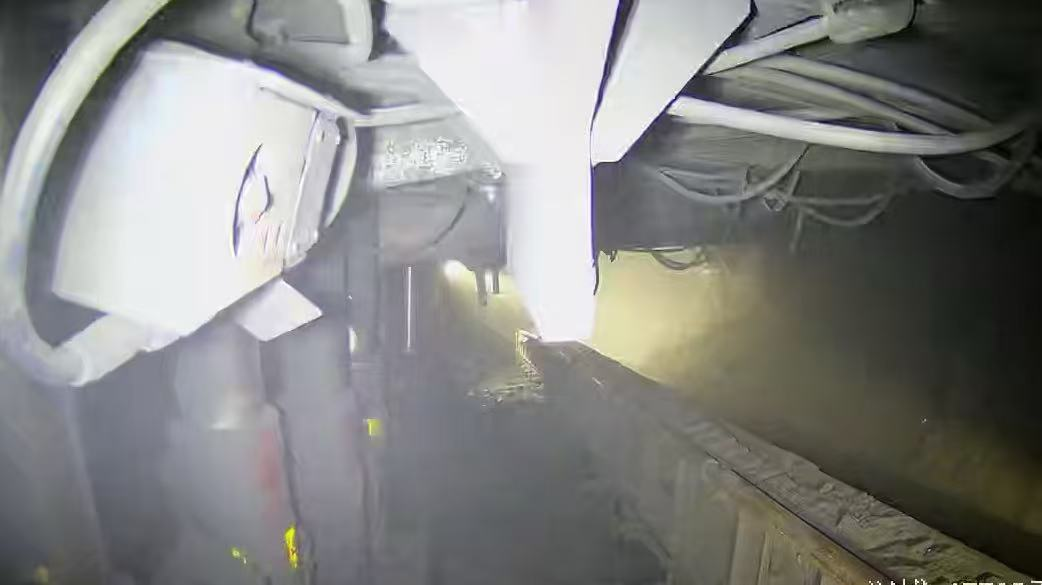
#> input picture data/221.jpeg, 1042 x 585 px
$ python -i eval_vis_metric.py   (imports and definitions only)   (older library calls are emulated)
#> lines starting #> are read from the running program, lines starting #| are printed output that depends on the picture; after the words box and inside, x2 and y2 are one past the last pixel; in counts of white or black regions, pixels touching at a corner belong together
"""
Compute the composite Visibility proxy score (Vis) defined in the paper §3.3:

    Vis = 0.20*C~ + 0.10*E~ + 0.20*B~ + 0.25*(1 - G~) + 0.25*SNR~

where each sub-metric is normalised to [0,1] using the range observed across
all images in the provided directories so that results are comparable.
Sub-metrics:
    C~   normalised local-contrast (Michelson over 15×15 window)
    E~   normalised Shannon entropy (8-bit histogram)
    B~   normalised mean luminance (Y = 0.299R + 0.587G + 0.114B)
    G~   normalised glare ratio (fraction of pixels above 0.95 max-channel)
    SNR~ normalised gradient signal-to-noise ratio
         (mean Sobel magnitude / std of |Laplacian| in flat regions)

Replaces the original dark-channel metric D~ (biased toward DCP) and
Laplacian-variance sharpness S~ (inflated by noise-amplifying methods).

Usage:
    # Single-directory (no reference):
    python tools/eval_vis_metric.py \
        --dirs lucidmine=experiment/infer/lucidmine \
               clahe=experiment/infer/clahe \
               input=experiment/infer/input \
        --output_csv experiment/eval/vis_results.csv

    # With paired reference (for full-reference metrics too):
    python tools/eval_vis_metric.py \
        --dirs lucidmine=... input=... \
        --ref_dir /path/to/targets \
        --output_csv experiment/eval/vis_results.csv
"""
import argparse
import csv
import glob
import math
import os
from collections import defaultdict

import cv2
import numpy as np
from PIL import Image


# ---------- raw sub-metrics (unnormalised) ----------

def michelson_contrast(gray_f32, win=15):
    """Mean local Michelson contrast over non-overlapping win×win patches."""
    h, w = gray_f32.shape
    vals = []
    for y in range(0, h - win + 1, win):
        for x in range(0, w - win + 1, win):
            patch = gray_f32[y:y+win, x:x+win]
            lo, hi = patch.min(), patch.max()
            denom = lo + hi
            vals.append((hi - lo) / denom if denom > 1e-6 else 0.0)
    return float(np.mean(vals)) if vals else 0.0


def shannon_entropy(gray_u8):
    hist, _ = np.histogram(gray_u8, bins=256, range=(0, 256))
    hist = hist[hist > 0].astype(np.float64)
    hist /= hist.sum()
    return float(-(hist * np.log2(hist)).sum())


def mean_luminance(rgb_f32):
    """Mean scene brightness (BT.601 luma Y)."""
    Y = 0.299 * rgb_f32[:, :, 0] + 0.587 * rgb_f32[:, :, 1] + 0.114 * rgb_f32[:, :, 2]
    return float(Y.mean())


def gradient_snr(gray_f32):
    """Gradient signal-to-noise ratio: mean Sobel magnitude / std of |Laplacian| in flat regions."""
    gray_u8 = (gray_f32 * 255).clip(0, 255).astype(np.uint8)
    sobelx = cv2.Sobel(gray_u8, cv2.CV_64F, 1, 0, ksize=3)
    sobely = cv2.Sobel(gray_u8, cv2.CV_64F, 0, 1, ksize=3)
    grad_mag = np.sqrt(sobelx ** 2 + sobely ** 2)
    edge_mean = float(grad_mag.mean())
    lap = cv2.Laplacian(gray_u8, cv2.CV_64F)
    flat_threshold = float(np.percentile(grad_mag, 33))
    flat_mask = grad_mag < flat_threshold
    if flat_mask.sum() > 100:
        noise_std = float(np.abs(lap[flat_mask]).std())
    else:
        noise_std = 1.0
    return edge_mean / (noise_std + 1e-6)


def glare_ratio(rgb_f32, threshold=0.95):
    """Fraction of pixels where max channel > threshold."""
    return float((rgb_f32.max(axis=2) > threshold).mean())


# [27 lines left out: functions laplacian_sharpness, psnr_np, ssim_np, not called in this run]


# ---------- per-image compute ----------

def compute_raw(image_path):
#> called with image_path = '../data/221.jpeg'
    img = Image.open(image_path).convert("RGB")
#> img is the input picture: PIL image 1042x585 RGB; mean R, G, B 132.1, 132.7, 130.8
    rgb = np.asarray(img, dtype=np.float32) / 255.0
    gray_f32 = 0.299 * rgb[:, :, 0] + 0.587 * rgb[:, :, 1] + 0.114 * rgb[:, :, 2]
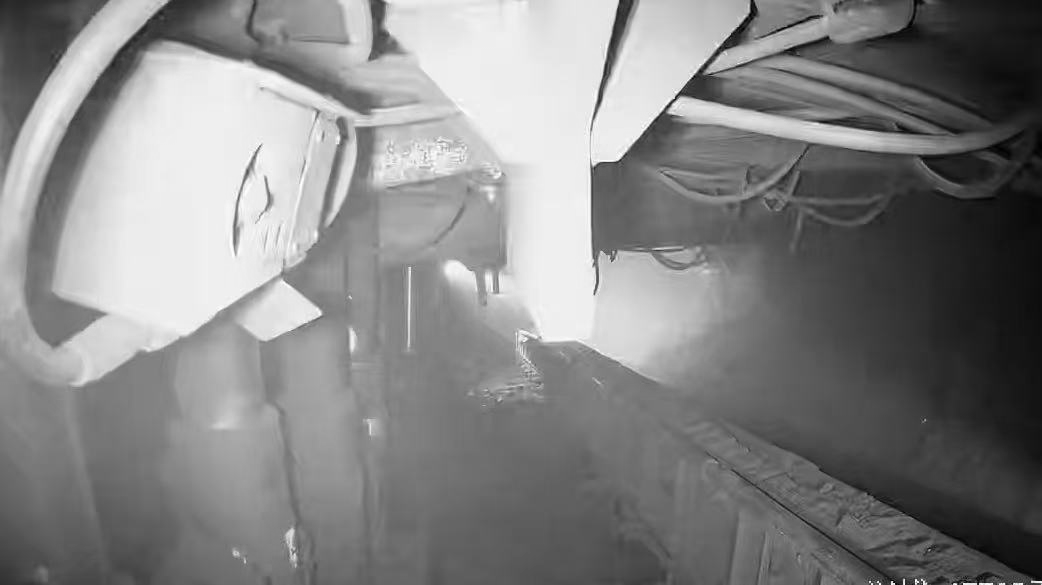
#> gray_f32: shape (585, 1042) float32; min 0.00224, max 1, mean 0.519
    gray_u8  = (gray_f32 * 255).clip(0, 255).astype(np.uint8)
    return {
        "contrast":     michelson_contrast(gray_f32),
        "entropy":      shannon_entropy(gray_u8),
        "luminance":    mean_luminance(rgb),
        "glare":        glare_ratio(rgb),
        "gradient_snr": gradient_snr(gray_f32),
    }
#> after the loop in michelson_contrast, `for y in range(0, h - win + 1, win):`: vals = 2691 values, max 0.995 at index 118, min 0 at index 375, mean 0.164
#> in shannon_entropy, `hist, _ = np.histogram(gray_u8, bins=256, range=(0, 256))`: hist = 256 values, max 14751 at index 239, min 3 at index 0, mean 2381.1
#> in shannon_entropy, `hist /= hist.sum()`: hist = 256 values, max 0.0242 at index 239, min 4.92e-06 at index 0, mean 0.00391
#> in gradient_snr, `sobelx = cv2.Sobel(gray_u8, cv2.CV_64F, 1, 0, ksize=3)`:
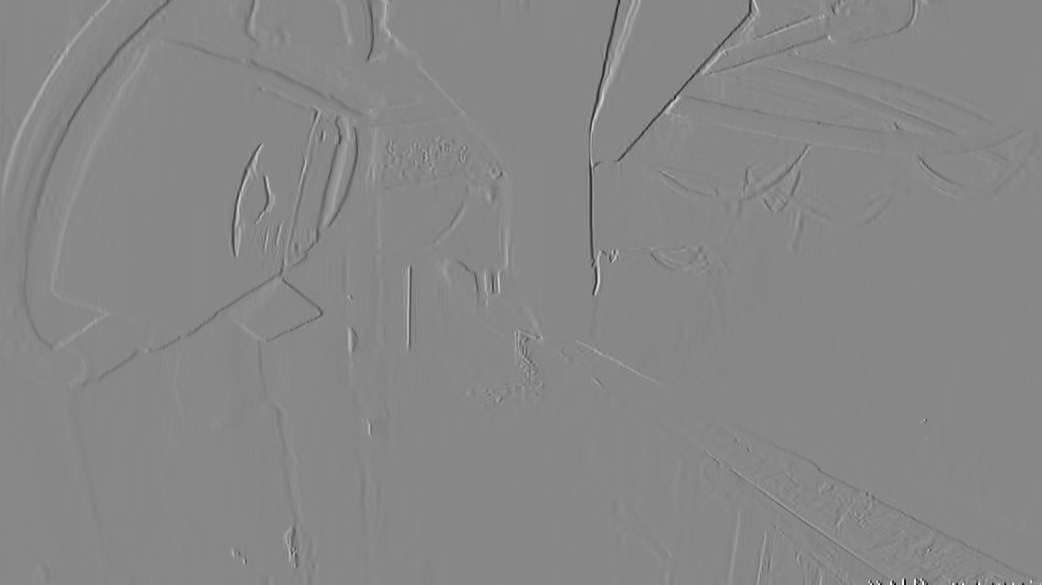
#> sobelx: shape (585, 1042) float64; min -918, max 808, mean -0.8; drawn with min black and max white
#> in gradient_snr, `sobely = cv2.Sobel(gray_u8, cv2.CV_64F, 0, 1, ksize=3)`:
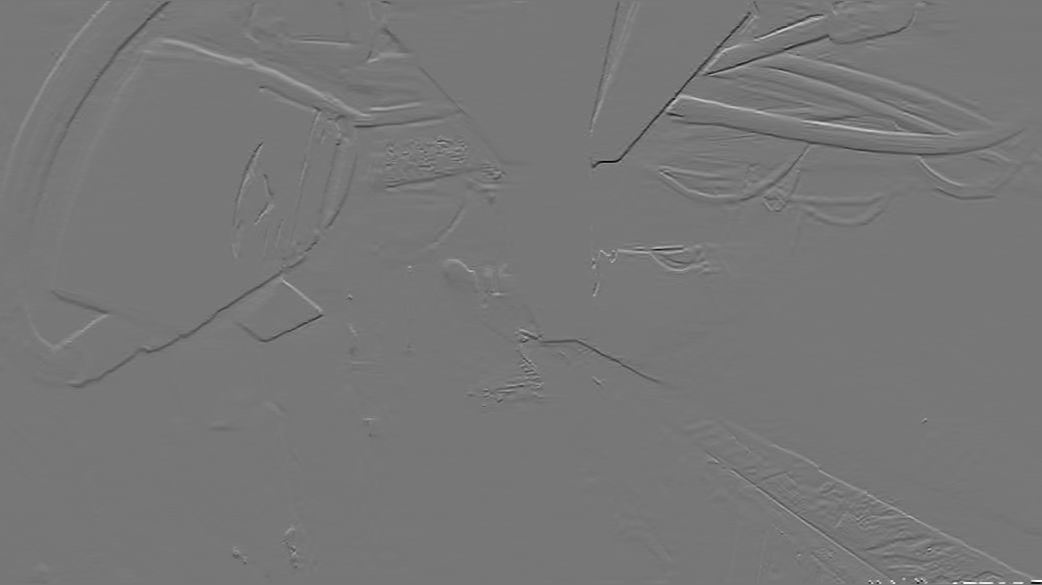
#> sobely: shape (585, 1042) float64; min -791, max 893, mean -0.6; drawn with min black and max white
#> in gradient_snr, `grad_mag = np.sqrt(sobelx ** 2 + sobely ** 2)`:
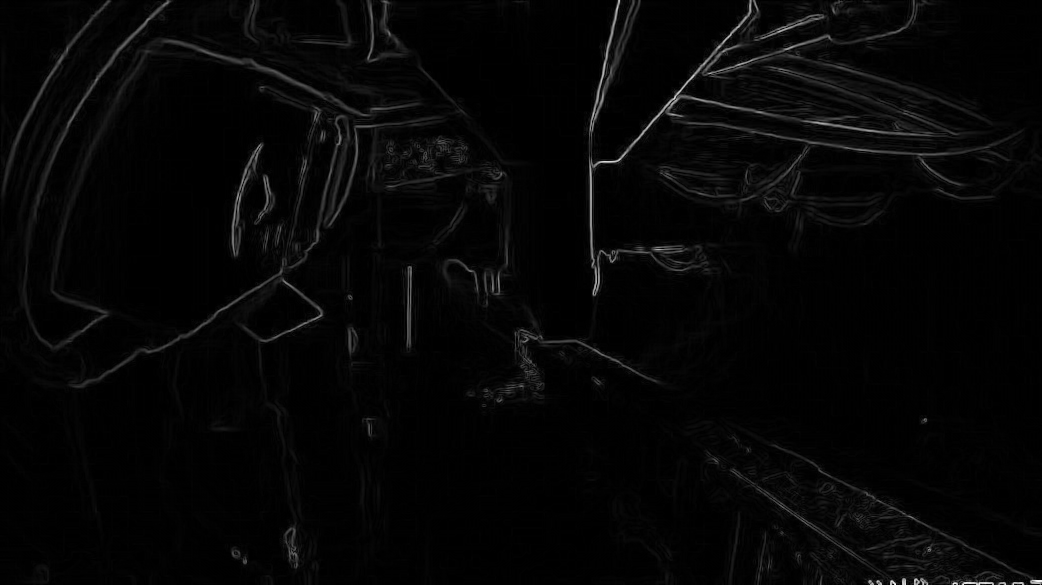
#> grad_mag: shape (585, 1042) float64; min 0, max 918, mean 21.9; drawn with min black and max white
#> in gradient_snr, `edge_mean = float(grad_mag.mean())`: edge_mean = 21.91
#> in gradient_snr, `flat_threshold = float(np.percentile(grad_mag, 33))`: flat_threshold = 4
#> in gradient_snr, `flat_mask = grad_mag < flat_threshold`:
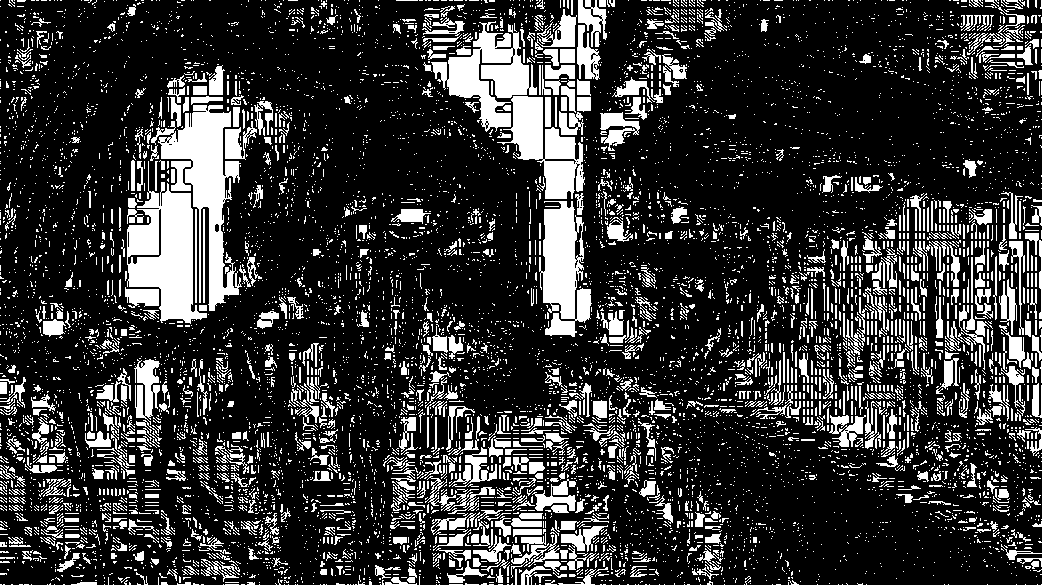
#> flat_mask: shape (585, 1042) bool; 20.7% white; 8762 white regions (7810 under 20 px), largest, box (x1, y1, x2, y2) and area: (151, 105, 242, 311) 6571, (127, 161, 207, 324) 6527, (431, 21, 537, 132) 4881
#> in gradient_snr, `noise_std = float(np.abs(lap[flat_mask]).std())`: noise_std = 1.69


# ---------- normalise across all images ----------

# [122 lines left out: functions normalise_records, list_images, main, not called in this run]


# [2 lines not run here, left out]

>>> result = compute_raw('../data/221.jpeg')
#> result = {'contrast': 0.164, 'entropy': 7.66, 'luminance': 0.519, 'glare': 0.0175, 'gradient_snr': 12.97}

$ run again, on data/224.jpeg
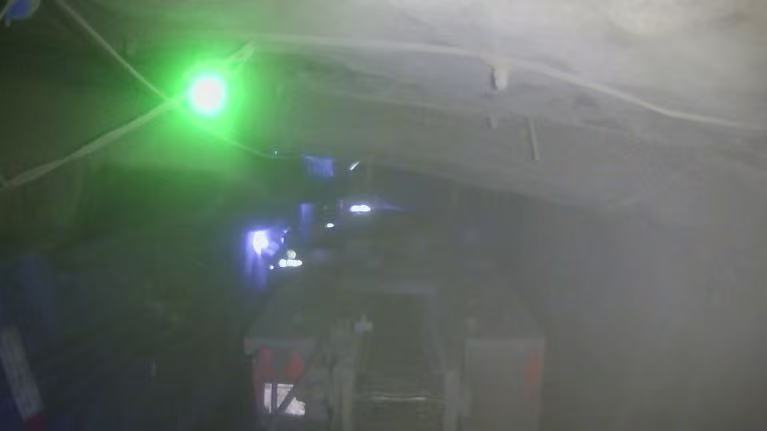
#> input picture data/224.jpeg, 767 x 431 px
#> in compute_raw, img is the input picture: PIL image 767x431 RGB; mean R, G, B 98.4, 111.2, 100.7
#> after the loop in michelson_contrast, `for y in range(0, h - win + 1, win):`: vals = 1428 values, max 0.542 at index 786, min 0 at index 797, mean 0.0659
#> in shannon_entropy, `hist, _ = np.histogram(gray_u8, bins=256, range=(0, 256))`: hist = 256 values, max 8210 at index 95, min 0 at index 0, mean 1291.3
#> in shannon_entropy, `hist = hist[hist > 0].astype(np.float64)`: hist = 221 values, max 8210 at index 63, min 1 at index 220, mean 1495.8
#> in shannon_entropy, `hist /= hist.sum()`: hist = 221 values, max 0.0248 at index 63, min 3.03e-06 at index 220, mean 0.00452
#> in gradient_snr, `grad_mag = np.sqrt(sobelx ** 2 + sobely ** 2)`:
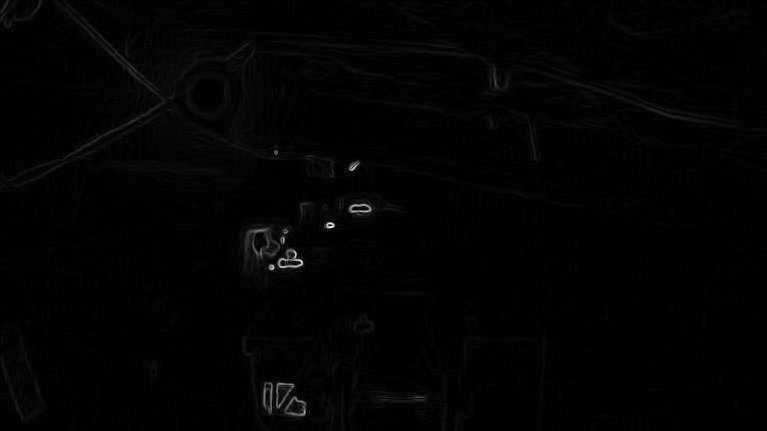
#> grad_mag: shape (431, 767) float64; min 0, max 612.2, mean 8.2; drawn with min black and max white
#> edge_mean = 8.16
#> flat_threshold = 4
#> in gradient_snr, `flat_mask = grad_mag < flat_threshold`:
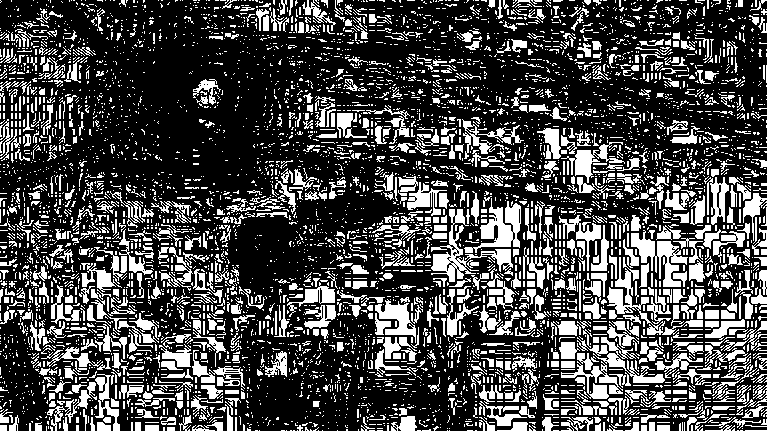
#> flat_mask: shape (431, 767) bool; 28.1% white; 5785 white regions (4913 under 20 px), largest, box (x1, y1, x2, y2) and area: (431, 209, 513, 282) 1438, (464, 198, 521, 253) 1277, (631, 230, 688, 287) 1228
#> noise_std = 0.976
#> result = {'contrast': 0.0659, 'entropy': 7.11, 'luminance': 0.417, 'glare': 0.0141, 'gradient_snr': 8.37}

$ run again, on data/225.jpeg
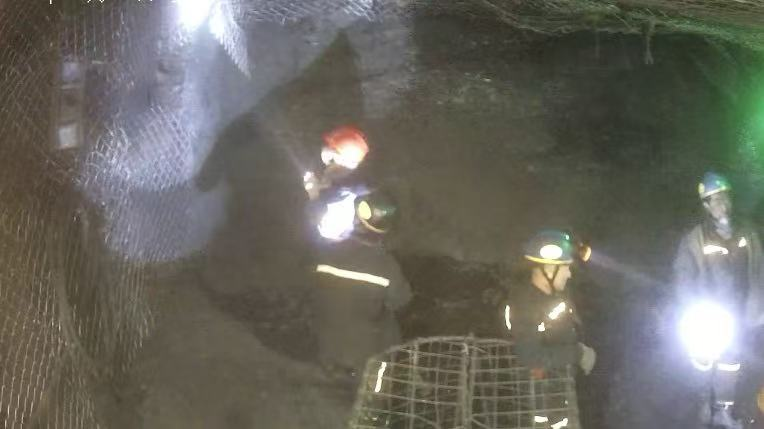
#> input picture data/225.jpeg, 764 x 429 px
#> in compute_raw, img is the input picture: PIL image 764x429 RGB; mean R, G, B 104.4, 102.9, 94.8
#> after the loop in michelson_contrast, `for y in range(0, h - win + 1, win):`: vals = 1400 values, max 0.739 at index 3, min 0.00197 at index 1147, mean 0.175
#> in shannon_entropy, `hist, _ = np.histogram(gray_u8, bins=256, range=(0, 256))`: hist = 256 values, max 7724 at index 88, min 0 at index 0, mean 1280.3
#> in shannon_entropy, `hist = hist[hist > 0].astype(np.float64)`: hist = 220 values, max 7724 at index 52, min 3 at index 0, mean 1489.8
#> in shannon_entropy, `hist /= hist.sum()`: hist = 220 values, max 0.0236 at index 52, min 9.15e-06 at index 0, mean 0.00455
#> in gradient_snr, `grad_mag = np.sqrt(sobelx ** 2 + sobely ** 2)`:
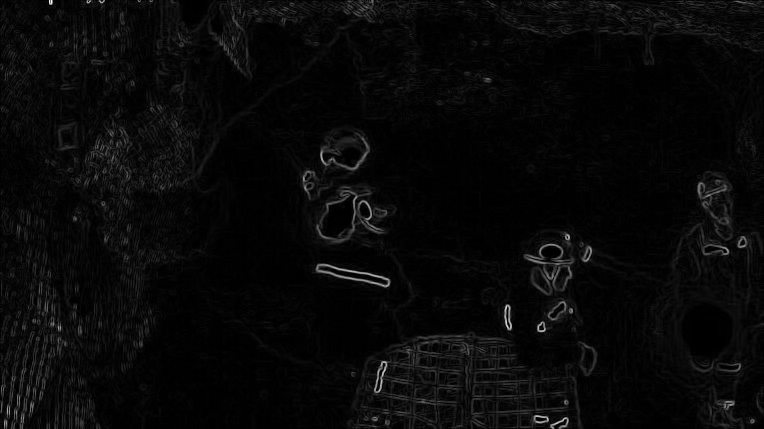
#> grad_mag: shape (429, 764) float64; min 0, max 790, mean 27.6; drawn with min black and max white
#> edge_mean = 27.58
#> flat_threshold = 8.94
#> in gradient_snr, `flat_mask = grad_mag < flat_threshold`:
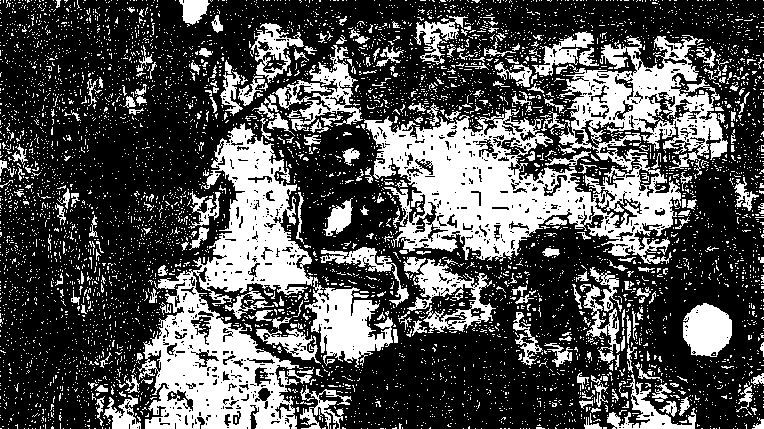
#> flat_mask: shape (429, 764) bool; 32.1% white; 6106 white regions (5846 under 20 px), largest, box (x1, y1, x2, y2) and area: (364, 35, 728, 264) 31721, (137, 123, 313, 429) 22381, (305, 277, 393, 368) 3826
#> noise_std = 3.08
#> result = {'contrast': 0.175, 'entropy': 6.84, 'luminance': 0.402, 'glare': 0.0288, 'gradient_snr': 8.94}

$ run again, on data/226.jpeg
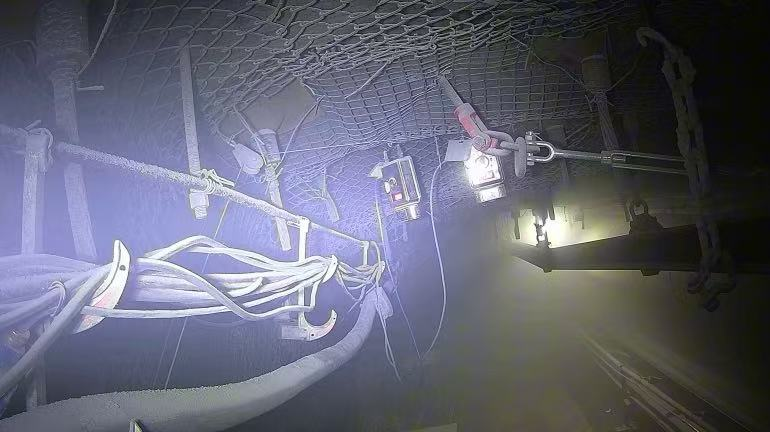
#> input picture data/226.jpeg, 770 x 432 px
#> in compute_raw, img is the input picture: PIL image 770x432 RGB; mean R, G, B 97.3, 99.1, 113.7
#> after the loop in michelson_contrast, `for y in range(0, h - win + 1, win):`: vals = 1428 values, max 1 at index 90, min 0.00161 at index 847, mean 0.351
#> in shannon_entropy, `hist, _ = np.histogram(gray_u8, bins=256, range=(0, 256))`: hist = 256 values, max 4371 at index 10, min 14 at index 255, mean 1299.4
#> in shannon_entropy, `hist /= hist.sum()`: hist = 256 values, max 0.0131 at index 10, min 4.21e-05 at index 255, mean 0.00391
#> edge_mean = 48.55
#> in gradient_snr, `lap = cv2.Laplacian(gray_u8, cv2.CV_64F)`:
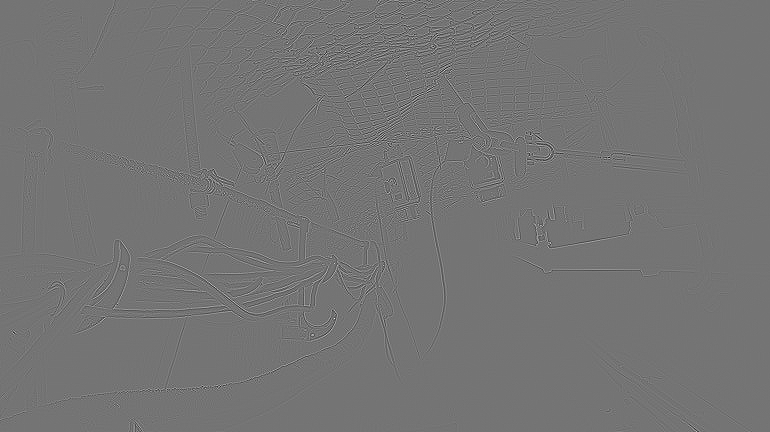
#> lap: shape (432, 770) float64; min -556, max 660, mean 0; drawn with min black and max white
#> flat_threshold = 8.94
#> in gradient_snr, `flat_mask = grad_mag < flat_threshold`:
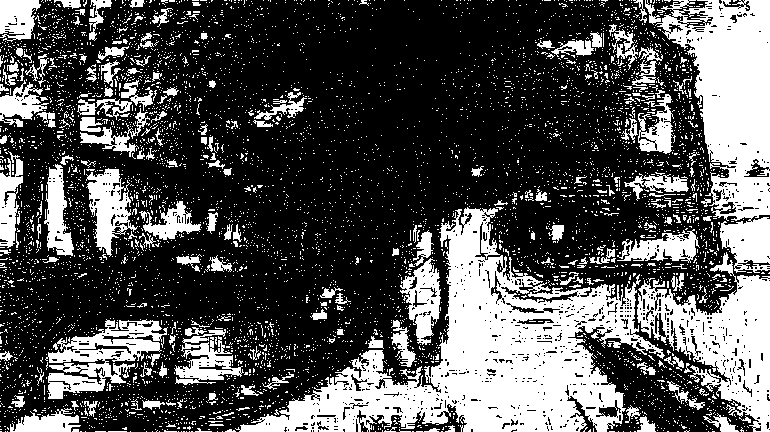
#> flat_mask: shape (432, 770) bool; 32.2% white; 5862 white regions (5657 under 20 px), largest, box (x1, y1, x2, y2) and area: (235, 207, 665, 432) 33390, (655, 0, 770, 273) 16342, (637, 252, 770, 432) 10127
#> noise_std = 7.14
#> result = {'contrast': 0.351, 'entropy': 7.68, 'luminance': 0.393, 'glare': 0.028, 'gradient_snr': 6.8}
